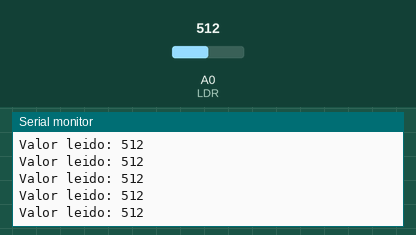
Recording of a sketch running on a simulated Arduino Uno, built with avr-gcc and run on an emulated ATmega328P. Shown: the last lines printed to the serial monitor. The test bench sets the inputs (shaded band); at power-on: A0 (LDR) = 512.

Above: at 1.2 s.
1.3 s: A0 (LDR) set to 716
At 1.56 s:
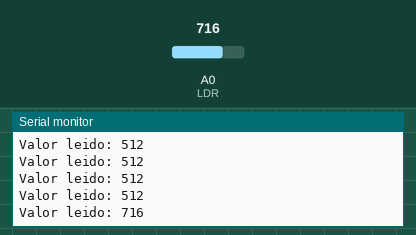
2.8 s: A0 (LDR) set to 900
At 2.96 s:
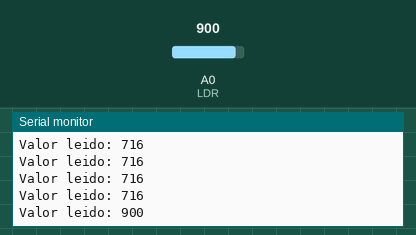
Timing chart, 0 to 5.8 s (numbered marks = the images above; inputs shaded):
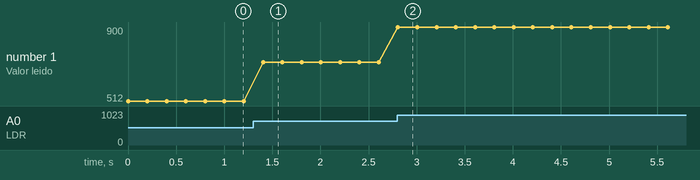

Measured:
- after the input at 1.3 s, the serial monitor: prints a new line after 0.10 s (image 1)
- after the input at 2.8 s, the serial monitor: prints a new line at once (image 2)
- plotted number 1: 512 → 716 after the input at 1.3 s, 716 → 900 after the input at 2.8 s

The sketch:

LDR.ino
```cpp
int LDR = A0;

void setup() {
  // put your setup code here, to run once:
   Serial.begin(9600);

}

int valor;
void loop() {
    valor = analogRead(LDR); //0 - 1023

    Serial.println("Valor leido: " + String(valor));

    delay(200);
}
```
